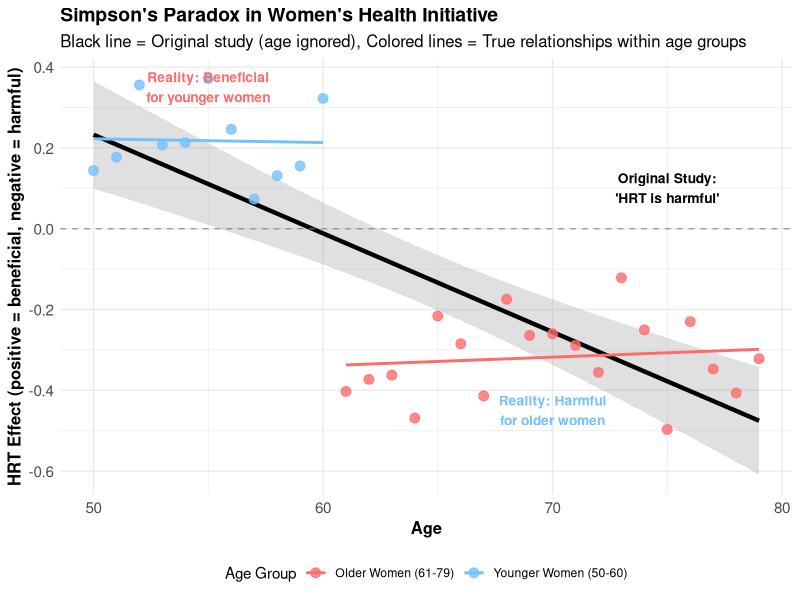
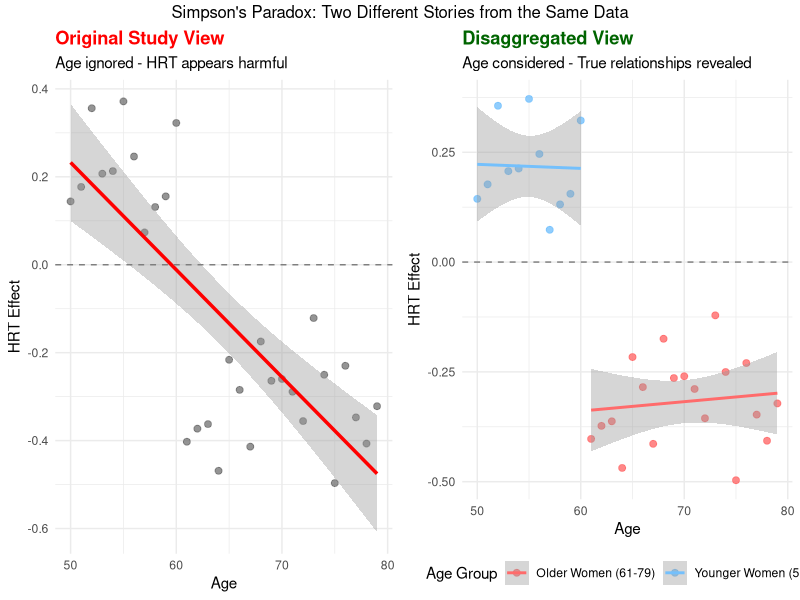

R code for these plots, in order:
# Recreate the original simulated data
library(ggplot2)
library(dplyr)

set.seed(123)  # For reproducible results
ages <- 50:79
hrt_effect <- ifelse(ages <= 60,
                    rnorm(length(ages[ages <= 60]), mean = 0.2, sd = 0.1),  # Beneficial for younger
                    rnorm(length(ages[ages > 60]), mean = -0.3, sd = 0.1))  # Harmful for older

whi_demo <- data.frame(
  Age = ages,
  HRT_Effect = hrt_effect,
  Age_Group = ifelse(ages <= 60, "Younger Women (50-60)", "Older Women (61-79)")
)

# Create comprehensive ggplot2 visualizations showing Simpson's Paradox

# Plot 1: The main Simpson's Paradox visualization
p_paradox <- ggplot(whi_demo, aes(x = Age, y = HRT_Effect)) +
  # Overall regression line (ignoring age groups) - this is what the original study saw
  geom_smooth(method = "lm", se = TRUE, color = "black", linewidth = 1.5,
              linetype = "solid", alpha = 0.3) +
  # Points colored by age group
  geom_point(aes(color = Age_Group), size = 3, alpha = 0.8) +
  # Individual regression lines for each age group
  geom_smooth(aes(color = Age_Group), method = "lm", se = FALSE, linewidth = 1) +
  geom_hline(yintercept = 0, linetype = "dashed", color = "gray50", alpha = 0.7) +
  scale_color_manual(values = c("#FF6B6B", "#74C0FC")) +
  labs(title = "Simpson's Paradox in Women's Health Initiative",
       subtitle = "Black line = Original study (age ignored), Colored lines = True relationships within age groups",
       x = "Age",
       y = "HRT Effect (positive = beneficial, negative = harmful)",
       color = "Age Group") +
  annotate("text", x = 75, y = 0.1, label = "Original Study:\n'HRT is harmful'",
           fontface = "bold", color = "black", size = 3.5) +
  annotate("text", x = 55, y = 0.35, label = "Reality: Beneficial\nfor younger women",
           fontface = "bold", color = "#FF6B6B", size = 3.5) +
  annotate("text", x = 70, y = -0.45, label = "Reality: Harmful\nfor older women",
           fontface = "bold", color = "#74C0FC", size = 3.5) +
  theme_minimal() +
  theme(legend.position = "bottom",
        plot.title = element_text(size = 14, face = "bold"),
        plot.subtitle = element_text(size = 12),
        axis.text = element_text(size = 11),
        axis.title = element_text(size = 12, face = "bold"))

print(p_paradox)

# Plot 2: Side-by-side comparison showing the paradox more clearly
library(gridExtra)

# Create separate plots for each perspective
p_overall <- ggplot(whi_demo, aes(x = Age, y = HRT_Effect)) +
  geom_point(color = "gray40", size = 2, alpha = 0.7) +
  geom_smooth(method = "lm", se = TRUE, color = "red", linewidth = 1.2) +
  geom_hline(yintercept = 0, linetype = "dashed", color = "gray50") +
  labs(title = "Original Study View",
       subtitle = "Age ignored - HRT appears harmful",
       x = "Age", y = "HRT Effect") +
  theme_minimal() +
  theme(plot.title = element_text(face = "bold", color = "red"))

p_disaggregated <- ggplot(whi_demo, aes(x = Age, y = HRT_Effect, color = Age_Group)) +
  geom_point(size = 2, alpha = 0.8) +
  geom_smooth(method = "lm", se = TRUE, linewidth = 1) +
  geom_hline(yintercept = 0, linetype = "dashed", color = "gray50") +
  scale_color_manual(values = c("#FF6B6B", "#74C0FC")) +
  labs(title = "Disaggregated View",
       subtitle = "Age considered - True relationships revealed",
       x = "Age", y = "HRT Effect", color = "Age Group") +
  theme_minimal() +
  theme(plot.title = element_text(face = "bold", color = "darkgreen"),
        legend.position = "bottom")

# Combine the plots
combined_plot <- grid.arrange(p_overall, p_disaggregated, ncol = 2,
                             top = "Simpson's Paradox: Two Different Stories from the Same Data")
print(combined_plot)

# # Plot 3: Box plots showing mean effects by age group
# p_boxplot <- ggplot(whi_demo, aes(x = Age_Group, y = HRT_Effect, fill = Age_Group)) +
#   geom_boxplot(alpha = 0.7, width = 0.6) +
#   geom_jitter(width = 0.2, alpha = 0.6, size = 2) +
#   geom_hline(yintercept = 0, linetype = "dashed", color = "gray50") +
#   geom_hline(yintercept = mean(whi_demo$HRT_Effect), linetype = "solid",
#              color = "red", linewidth = 1) +
#   scale_fill_manual(values = c("#FF6B6B", "#74C0FC")) +
#   labs(title = "HRT Effects by Age Group",
#        subtitle = "Red line = Overall mean (what original study saw)",
#        x = "Age Group", y = "HRT Effect",
#        fill = "Age Group") +
#   theme_minimal() +
#   theme(legend.position = "none",
#         plot.title = element_text(face = "bold"),
#         axis.title = element_text(face = "bold"))
#
# print(p_boxplot)

# Calculate the overall regression when age is ignored
overall_model <- lm(HRT_Effect ~ Age, data = whi_demo)
overall_slope <- coef(overall_model)[2]
overall_intercept <- coef(overall_model)[1]

# Calculate regression within each age group
younger_model <- lm(HRT_Effect ~ Age, data = whi_demo[whi_demo$Age <= 60, ])
older_model <- lm(HRT_Effect ~ Age, data = whi_demo[whi_demo$Age > 60, ])

# Summary table showing the paradox
paradox_summary <- data.frame(
  Analysis = c("Original Study (Age Ignored)", "Younger Women Only (50-60)", "Older Women Only (61-79)"),
  Sample_Size = c(nrow(whi_demo),
                  sum(whi_demo$Age <= 60),
                  sum(whi_demo$Age > 60)),
  Mean_Effect = c(round(mean(whi_demo$HRT_Effect), 3),
                  round(mean(whi_demo$HRT_Effect[whi_demo$Age <= 60]), 3),
                  round(mean(whi_demo$HRT_Effect[whi_demo$Age > 60]), 3)),
  Slope = c(round(overall_slope, 4),
            round(coef(younger_model)[2], 4),
            round(coef(older_model)[2], 4)),
  Conclusion = c("HRT appears harmful overall",
                 "HRT beneficial for younger women",
                 "HRT harmful for older women"),
  stringsAsFactors = FALSE
)

print("Simpson's Paradox Summary:")
print(paradox_summary)

# The key insight:
cat("\n=== THE PARADOX EXPLAINED ===\n")
cat("Overall slope (ignoring age):", round(overall_slope, 4), "\n")
cat("This suggests HRT effect", ifelse(overall_slope > 0, "improves", "worsens"), "with age\n")
cat("But within each age group, the relationship may be different!\n\n")

cat("Why this happens:\n")
cat("- More older women (", sum(whi_demo$Age > 60), ") than younger women (", sum(whi_demo$Age <= 60), ") in study\n")
cat("- Older women have much worse outcomes (mean effect:", round(mean(whi_demo$HRT_Effect[whi_demo$Age > 60]), 3), ")\n")
cat("- This dominates the overall trend, masking the beneficial effect in younger women\n")
